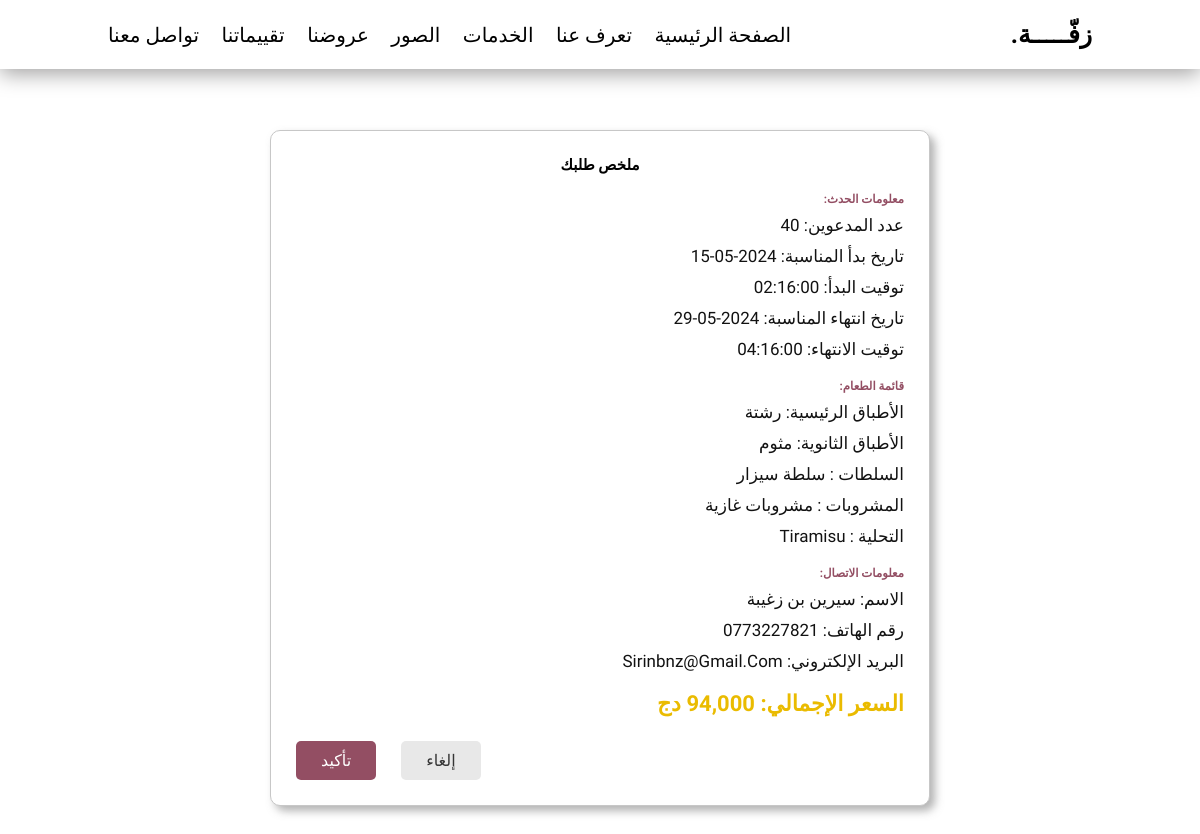
The page /display_info.php?id=4 on the database its author committed.
### tables this page shows
CREATE TABLE `event_details` (
  `id` int(11) NOT NULL,
  `invitees_count` int(11) NOT NULL,
  `start_date` date NOT NULL,
  `start_time` time NOT NULL,
  `end_date` date NOT NULL,
  `end_time` time NOT NULL,
  `main_dishes` varchar(255) DEFAULT NULL,
  `side_dishes` varchar(255) DEFAULT NULL,
  `salads` varchar(255) DEFAULT NULL,
  `drinks` varchar(255) DEFAULT NULL,
  `desserts` varchar(255) DEFAULT NULL,
  `arabic_firstname` varchar(255) NOT NULL,
  `arabic_lastname` varchar(255) NOT NULL,
  `phone` varchar(20) NOT NULL,
  `email` varchar(255) NOT NULL
);

### display_info.php (the view, shortened to what this page needs)
<!DOCTYPE html>
<html lang="ar">
<head>
    <link href="https://cdn.jsdelivr.net/npm/remixicon@3.2.0/fonts/remixicon.css" rel="stylesheet">
    <link rel="stylesheet" href="css/form.css">
</head>
<body dir="rtl">
<header class="header">
        <a href="#" class="logo">زفّـــــة<span>.</span></a>
        <nav class="navbar">
            <a href="index.php#home" class="act">الصفحة الرئيسية</a>
            <a href="index.php#about">تعرف عنا</a>
            <a href="index.php#service">الخدمات</a>
            <a href="index.php#gallery">الصور</a>
            <a href="index.php#price">عروضنا</a>
            <a href="index.php#review">تقييماتنا</a>
            <a href="index.php#contact">تواصل معنا</a>
        </nav>
    </header>
    <div class="formbold-main-wrapper">
        <div class="formbold-form-wrapper">
        <form action="index.php" method="POST">
            <?php
            $servername = "localhost";
            $username = "root";
            $password = "";
            $dbname = "zaffa";
            $conn = new mysqli($servername, $username, $password, $dbname);
            $client_id = $_GET['id'] ?? '';
            $sql = "SELECT * FROM event_details WHERE id = '$client_id'";
            $result = $conn->query($sql);
            if ($result->num_rows > 0) {
                while ($row = $result->fetch_assoc()) {
                    echo "<h2>ملخص طلبك</h2>";
                    echo "<br>";
                    echo "<h3>معلومات الحدث:</h3>";
                    echo "<p>عدد المدعوين: " . htmlspecialchars($row['invitees_count']) . "</p>";
                    echo "<p>تاريخ بدأ المناسبة: " . htmlspecialchars($row['start_date']) . "</p>";
                    echo "<p>توقيت البدأ: " . htmlspecialchars($row['start_time']) . "</p>";
                    echo "<p>تاريخ انتهاء المناسبة: " . htmlspecialchars($row['end_date']) . "</p>";
                    echo "<p>توقيت الانتهاء: " . htmlspecialchars($row['end_time']) . "</p>";
                    echo "<br>";
                    echo "<h3>قائمة الطعام:</h3>";
                    echo "<p>الأطباق الرئيسية: " . htmlspecialchars($row['main_dishes']) . "</p>";
                    echo "<p>الأطباق الثانوية: " . htmlspecialchars($row['side_dishes']) . "</p>";
                    echo "<p>السلطات : " . htmlspecialchars($row['salads']) . "</p>";
                    echo "<p>المشروبات : " . htmlspecialchars($row['drinks']) . "</p>";
                    echo "<p>التحلية : " . htmlspecialchars($row['desserts']) . "</p>";
                    echo "<br>";
                    echo "<h3>معلومات الاتصال:</h3>";
                    echo "<p>الاسم: " . htmlspecialchars($row['arabic_firstname']) . " " . htmlspecialchars($row['arabic_lastname']) . "</p>";
                    echo "<p>رقم الهاتف: " . htmlspecialchars($row['phone']) . "</p>";
                    echo "<p>البريد الإلكتروني: " . htmlspecialchars($row['email']) . "</p>";
                    $invitees_count = (int)$row['invitees_count'];
                    $main_dishes = explode(',', $row['main_dishes']);
                    $side_dishes = explode(',', $row['side_dishes']);
                    $salads = explode(',', $row['salads']);
                    $drinks = explode(',', $row['drinks']);
                    $desserts = explode(',', $row['desserts']);
                    $total_dishes = count($main_dishes) + count($side_dishes) + count($salads) + count($drinks) + count($desserts);
                    if ($total_dishes >= 1 && $total_dishes <= 4) {
                        $base_price = 80000;
                    } elseif ($total_dishes >= 4 && $total_dishes <= 6) {
                        $base_price = 90000;
                    } else {
                        $base_price = 100000;
                    }
                    $total_price = $base_price + ($invitees_count * 100);
                    echo "<br><h1>السعر الإجمالي: " . htmlspecialchars(number_format($total_price, 0)) . " دج</h1>";
                }
            } else {
                echo "0 results";
            }
            ?>
            <div class="formbold-form-btn-wrapper">
                <button type="button" class="formbold-btn-am">
                    إلغاء
                </button>
                <button type="submit" class="formbold-btn-ami">
                    تأكيد
                </button>
            </div>
            </form>
    </div>
</div>
</body>
</html>

### css/form.css (style rules this page uses)
* { font-family: "Tajawal", sans-serif; margin: 0; padding: 0; box-sizing: border-box; outline: none; border: none; text-decoration: none; text-transform: capitalize; transition: .2s linear; }
html { font-size: 62.5%; overflow: hidden; scroll-padding-top: 7rem; scroll-behavior: smooth; overflow-y: auto; }
body { font-family: "Tajawal", sans-serif; }
body { background: #fff; overflow-y: auto; }
.header { position: fixed; top: 0; left: 0; right: 0; z-index: 1000; background: #fff; display: flex; align-items: center; justify-content: space-between; padding: 2rem 9%; box-shadow: 0 .5rem 2rem rgb(163, 162, 162); }
.header .logo { font-weight: bolder; color: #000; font-size: 2.5rem; }
.header .logo span { color: var(--main-color); }
.header .navbar a { font-size: 2rem; color: #000; margin-right: 2rem; }
.formbold-main-wrapper { display: flex; align-items: center; justify-content: center; padding: 130px; }
.formbold-form-wrapper { margin: 0 auto; max-width: 660px; width: 100%; background: white; border: 1px solid rgb(199, 199, 199); border-radius: 10px; box-shadow: 5px 5px 8px rgba(104, 104, 104, 0.5); padding: 25px; }
.formbold-form-btn-wrapper { display: flex; align-items: center; justify-content: flex-end; gap: 25px; margin-top: 25px; }
.formbold-btn-am { font-family: "Tajawal", sans-serif; display: flex; align-items: center; gap: 5px; font-size: 16px; border-radius: 5px; padding: 10px 25px; border: none; font-weight: 500; background-color: #e8e8e8; color: rgb(53, 53, 53); cursor: pointer; }
.formbold-btn-ami { font-family: "Tajawal", sans-serif; display: flex; align-items: center; gap: 5px; font-size: 16px; border-radius: 5px; padding: 10px 25px; border: none; font-weight: 500; background-color: #934E63; color: white; cursor: pointer; }
p { margin-bottom: 7px; font-size: 17px; line-height: 24px; color: #121212; }
h3 { color: #934E63; margin-bottom: 7px; }
h2 { color: #000000; margin-bottom: 7px; text-align: center; }
h1 { color: #eabb00; margin-bottom: 7px; font-size: 22px; }

### rows shown on the page
event_details: invitees_count "40", start_date "2024-05-15", start_time "02:16:00", end_date "2024-05-29", end_time "04:16:00", main_dishes "رشتة", side_dishes "مثوم", salads "سلطة سيزار", drinks "مشروبات غازية", desserts "Tiramisu", arabic_firstname "سيرين", arabic_lastname "بن زغيبة", phone "0773227821", email "Sirinbnz@gmail.com", total_price "94,000"
